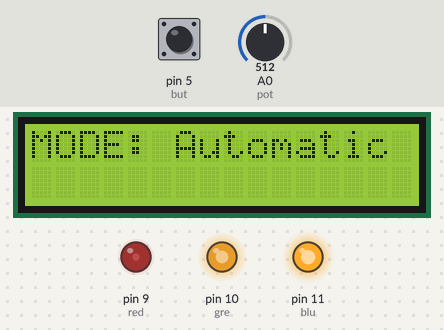
The sketch below on a simulated Arduino Uno, built with avr-gcc and run on an emulated ATmega328P. Shown: 16×2 character LCD, output pins drawn as LEDs (lit = HIGH). Dashed ring = blinking. The inputs (shaded band) are chosen by the test bench; at power-on: pin 5 (but) HIGH, A0 (pot) = 512. What the sketch prints to the serial monitor is not drawn.

Above: at 1.2 s.
1.3 s: pin 5 (but) pulled LOW for 0.15 s
At 2.7 s:
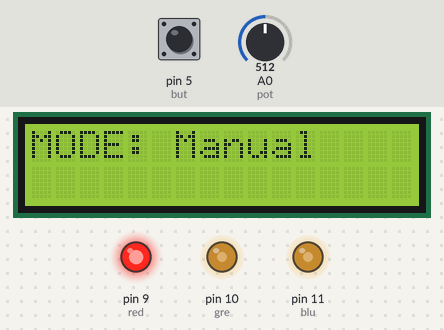
3.1 s: A0 (pot) set to 716
At 4.0 s:
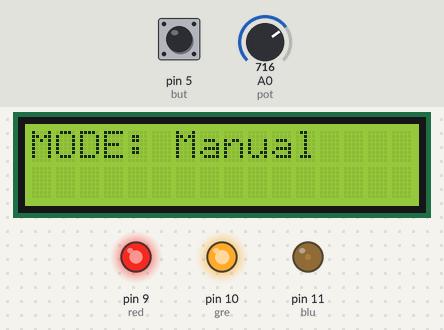
4.6 s: A0 (pot) set to 775
At 5.1 s:
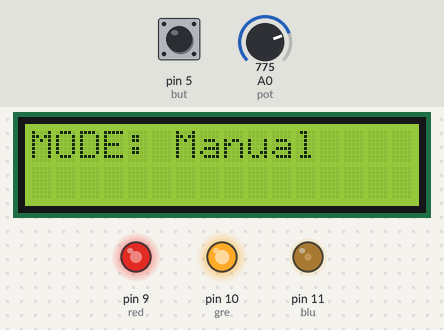
6.1 s: pin 5 (but) pulled LOW for 1 s
At 6.59 s:
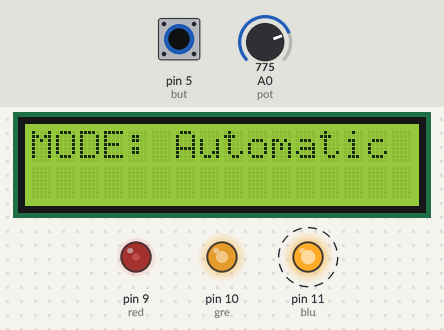
8.9 s: pin 5 (but) pulled LOW for 0.15 s
At 9.37 s:
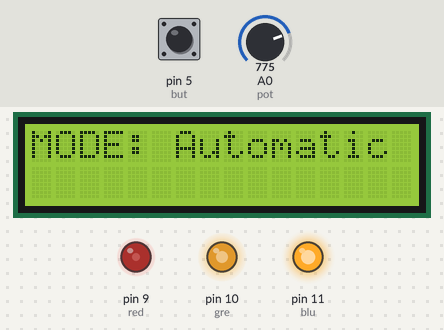
9.6 s: pin 5 (but) pulled LOW for 3.2 s
At 10.09 s:
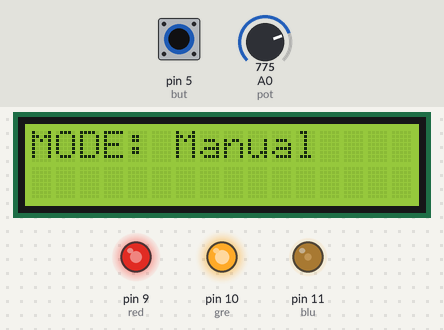
Timing chart, 0 to 16.7 s (numbered marks = the images above; inputs shaded):
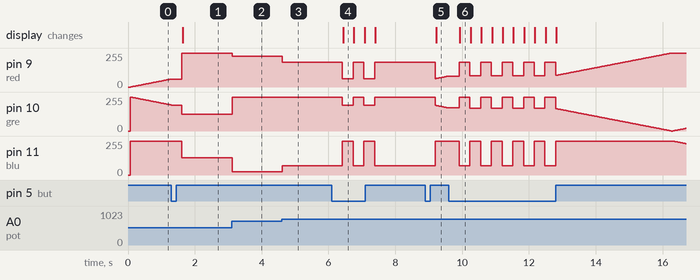

Measured:
- after the input at 1.3 s, pin 11 (blu): 255/255 → 129/255 after 0.31 s; the display: changes after 0.33 s (image 1)
- after the input at 3.1 s, pin 9 (red): 255/255 → 231/255 at once; pin 10 (gre): 126/255 → 255/255 at once; pin 11 (blu): 129/255 → 24/255 at once
- after the input at 4.6 s, pin 9 (red): 231/255 → 187/255 at once; pin 11 (blu): 24/255 → 68/255 at once
- after the input at 6.1 s, pin 9 (red): 187/255 → 61/255 after 0.32 s, → 187/255 0.32 s later, → 62/255 0.32 s later, → 187/255 0.32 s later; pin 10 (gre): 255/255 → 194/255 after 0.32 s, → 255/255 0.32 s later, → 193/255 0.32 s later, → 255/255 0.32 s later
- after the input at 8.9 s, pin 10 (gre): moves from 255/255 to 173/255 over 0.39 s, starting after 0.30 s; pin 11 (blu): 68/255 → 255/255 after 0.30 s; the display: changes after 0.32 s (image 5)
- after the input at 9.6 s, the display: changes after 0.33 s (image 6)

The sketch:

rainbow_LED_cycle.ino
```cpp
#include <LiquidCrystal_I2C.h>
LiquidCrystal_I2C lcd(0x27, 16, 2);

int red = 9;
int gre = 10;
int blu = 11;
int but = 5;
int pot = A0;
int potval;
bool manual = false;
int potvalLED;

unsigned long lastLED = 0;
int RGB = 0;
int step = 1;
int steptime = 1;

void setRainbow(int value) {
  int r, g, b;

  if (value <= 255) {
    r = value;
    g = 255 - value;
    b = 255;
  }
  else if (value <= 510) {
    int x = map(value, 256, 510, 0, 255);
    r = 255;
    g = x;
    b = 255 - x;
  }
  else {
    int x = map(value, 511, 765, 0, 255);
    r = 255 - x;
    g = 255;
    b = x;
  }

  analogWrite(red, r);
  analogWrite(gre, g);
  analogWrite(blu, b);
}

void setup() {
  pinMode(red, OUTPUT);
  pinMode(gre, OUTPUT);
  pinMode(blu, OUTPUT);
  pinMode(but, INPUT_PULLUP);
  Serial.begin(115200);
  lcd.init();
  lcd.backlight();
}

void loop() {
  if (digitalRead(but) == LOW) {
    manual = !manual;
    delay(300);
  }
  if (manual) {
    potval = map(analogRead(pot), 0, 1023, 0, 765);
    if (potval <= 255) {
      potvalLED = constrain(potval, 0, 255);
      analogWrite(red, potval);
      analogWrite(gre, 255 - potvalLED);
      analogWrite(blu, 255);
    }
    else if (potval > 255 && potval <= 510) {
      potvalLED = map(constrain(potval, 256, 510), 256, 510, 0, 255);
      analogWrite(red, 255);
      analogWrite(gre, potvalLED);
      analogWrite(blu, 255 - potvalLED);
    }
    else if (potval > 510) {
      potvalLED = map(constrain(potval, 511, 765), 511, 765, 0, 255);
      analogWrite(red, 255 - potvalLED);
      analogWrite(gre, 255);
      analogWrite(blu, potvalLED);
    }
  }
  else {
    if (millis() - lastLED >= steptime) {
      lastLED = millis();

      setRainbow(RGB);

      RGB += step;

      if (RGB > 765) {
        RGB = 0;
      }
    }
  }
  lcd.setCursor(0,0);
  lcd.print("MODE: ");
  if (manual) {
    lcd.print("Manual         ");
  }
  else {
    lcd.print("Automatic      ");
  }
  Serial.println(potval);
  Serial.println(potvalLED);
  Serial.println("---");
  Serial.print(digitalRead(but));
  Serial.print(" ");
  Serial.println(manual);
}
```
